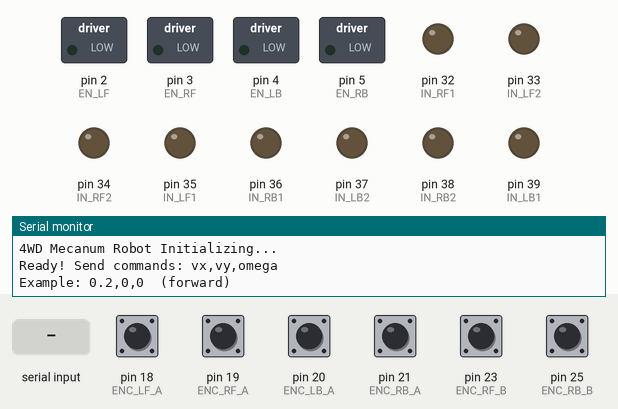
Recording of a sketch running on a simulated Arduino Mega 2560, built with avr-gcc and run on an emulated ATmega2560. Shown: switched loads named in the sketch (green lamp = pin HIGH), output pins drawn as LEDs (lit = HIGH), the last lines printed to the serial monitor. Inputs (shaded band) come from the test bench; at power-on: pin 18 (ENC_LF_A), pin 19 (ENC_RF_A), pin 20 (ENC_LB_A), pin 21 (ENC_RB_A), pin 23 (ENC_RF_B), pin 25 (ENC_RB_B) HIGH.

Above: at 0.1 s.
At 1.2 s:
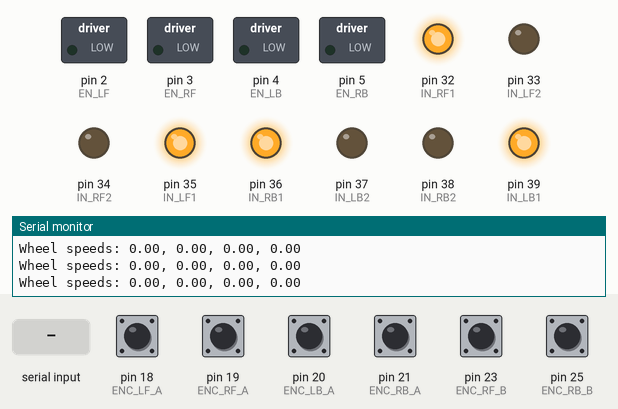
1.3 s: "90,45,200\n" received over Serial
At 2.5 s:
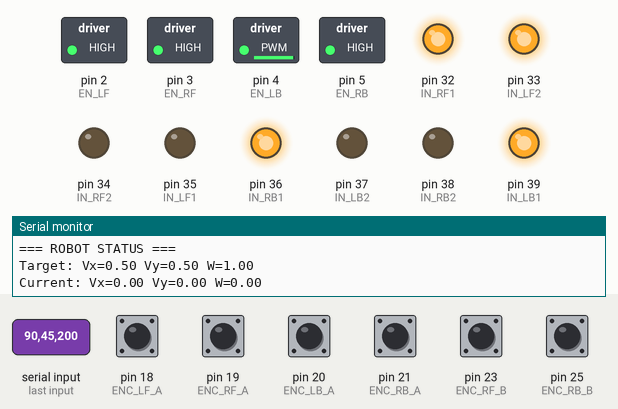
2.8 s: pin 19 (ENC_RF_A) pulled LOW for 3.2 s
9.0 s: pin 21 (ENC_RB_A) pulled LOW for 3.2 s
15.2 s: "30,150,10\n" received over Serial
18.2 s: "1,90,45\n" received over Serial
21.2 s: pin 19 (ENC_RF_A) pulsed LOW 5 times (0.12 s each, 0.3 s apart)
Timing chart, 0 to 24.2 s (numbered marks = the images above; inputs shaded):
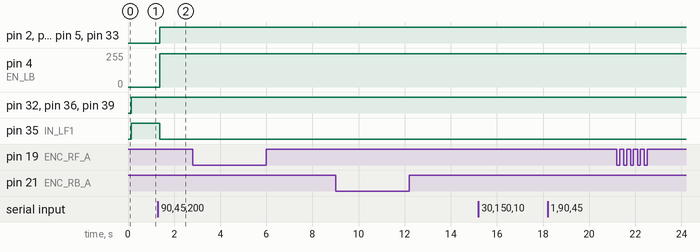

The sketch:

robot_driver.ino
```cpp
#include "config.h"
#include "encoders.h"
#include "motors.h"
#include "kinematics.h"
#include "controller.h"

// Объекты классов
EncoderHandler encoders;
MotorController motors;
Kinematics kinematics;
RobotController robot;

// Для измерения времени
unsigned long lastTime = 0;

void setup() {
  Serial.begin(9600);
  Serial.println("4WD Mecanum Robot Initializing...");

  // Инициализация
  encoders.init();
  motors.init();

  // Подключение прерываний для всех энкодеров
  attachInterrupt(digitalPinToInterrupt(ENC_LF_A), isrLF, CHANGE);
  attachInterrupt(digitalPinToInterrupt(ENC_LB_A), isrLB, CHANGE);
  attachInterrupt(digitalPinToInterrupt(ENC_RF_A), isrRF, CHANGE);
  attachInterrupt(digitalPinToInterrupt(ENC_RB_A), isrRB, CHANGE);

  lastTime = micros();

  Serial.println("Ready! Send commands: vx,vy,omega");
  Serial.println("Example: 0.2,0,0  (forward)");
  Serial.println("         0,0.2,0  (left)");
  Serial.println("         0,0,0.5  (rotate)");
}

void loop() {
  // Обработка команд
  robot.processSerialCommands();

  // Основной цикл управления
  unsigned long currentTime = micros();
  float dt = (currentTime - lastTime) / 1000000.0;

  if (dt >= CONTROL_DT) {
    // Получаем текущие скорости колес
    float wheelVels[4];
    encoders.getAllVelocities(dt, wheelVels);

    // Обновляем текущую скорость робота
    robot.updateCurrentVelocity(wheelVels);

    // Вычисляем целевые скорости колес
    robot.computeTargetWheelSpeeds();

    // Применяем управление
    motors.setVelocities(robot.targetWheelSpeeds);

    // Отладка
    long encPos[4];
    encoders.getPositions(encPos);
    robot.printDebugInfo(wheelVels, encPos);

    lastTime = currentTime;
  }
//    float test[4] = {100, 0, 0, 0};
//    motors.setAllSpeeds(test);
}

// Обработчики прерываний
void isrLF() { encoders.isrLF(); }
void isrLB() { encoders.isrLB(); }
void isrRF() { encoders.isrRF(); }
void isrRB() { encoders.isrRB(); }
```

controller.h
```cpp
#ifndef CONTROLLER_H
#define CONTROLLER_H

#include <Arduino.h>
#include "config.h"
#include "kinematics.h"  // ВАЖНО: добавляем include

class RobotController {
  public:
    // Целевые скорости робота
    float targetVx = 0.0;    // (+) вперед
    float targetVy = 0.0;    // (+) влево
    float targetOmega = 0.0; // (+) поворот ПРОТИВ часовой

    // Текущие скорости робота (по энкодерам)
    float currentVx = 0.0;
    float currentVy = 0.0;
    float currentOmega = 0.0;

    // Целевые скорости колес
    float targetWheelSpeeds[4] = {0, 0, 0, 0};

    // Добавляем объект кинематики как член класса
    Kinematics kinematics;

    void updateCurrentVelocity(float wheelSpeeds[4]) {
      // Используем член класса
      kinematics.forwardKinematics(wheelSpeeds, currentVx, currentVy, currentOmega);
    }

    void computeTargetWheelSpeeds() {
      // Используем член класса
      kinematics.inverseKinematics(targetVx, targetVy, targetOmega, targetWheelSpeeds);

      // Отладка: выводим скорости колес
      Serial.print("Wheel speeds: ");
      Serial.print(targetWheelSpeeds[0]); Serial.print(", ");
      Serial.print(targetWheelSpeeds[1]); Serial.print(", ");
      Serial.print(targetWheelSpeeds[2]); Serial.print(", ");
      Serial.println(targetWheelSpeeds[3]);
    }

    void processSerialCommands() {
      if (Serial.available() > 0) {
        String command = Serial.readStringUntil('\n');
        parseCommand(command);
      }
    }

    void parseCommand(String cmd) {
      // Формат: "vx,vy,omega"
      int firstComma = cmd.indexOf(',');
      int secondComma = cmd.indexOf(',', firstComma + 1);

      if (firstComma > 0 && secondComma > 0) {
        targetVx = constrain(cmd.substring(0, firstComma).toFloat(),
                             -MAX_VELOCITY, MAX_VELOCITY);
        targetVy = constrain(cmd.substring(firstComma + 1, secondComma).toFloat(),
                             -MAX_VELOCITY, MAX_VELOCITY);
        targetOmega = constrain(cmd.substring(secondComma + 1).toFloat(),
                               -1.0, 1.0);  // ограничение угловой скорости

        Serial.print("CMD: Vx=");
        Serial.print(targetVx);
        Serial.print(" Vy=");
        Serial.print(targetVy);
        Serial.print(" W=");
        Serial.println(targetOmega);
      }
    }

    void printDebugInfo(float wheelVels[4], long encPos[4]) {
      static unsigned long lastPrint = 0;

      if (millis() - lastPrint > 500) {
        Serial.println("\n=== ROBOT STATUS ===");
        Serial.print("Target: Vx=");
        Serial.print(targetVx, 2);
        Serial.print(" Vy=");
        Serial.print(targetVy, 2);
        Serial.print(" W=");
        Serial.println(targetOmega, 2);

        Serial.print("Current: Vx=");
        Serial.print(currentVx, 2);
        Serial.print(" Vy=");
        Serial.print(currentVy, 2);
        Serial.print(" W=");
        Serial.println(currentOmega, 2);

        lastPrint = millis();
      }
    }
};

#endif
```

encoders.h
```cpp
#ifndef ENCODERS_H
#define ENCODERS_H
#include <Arduino.h>
#include "config.h"

class EncoderHandler {
  private:
    // Счетчики для 4 энкодеров
    volatile long countLF = 0; // Левый передний
    volatile long countLB = 0;  // Левый задний
    volatile long countRF = 0;  // Правый передний
    volatile long countRB = 0;  // Правый задний

    // Предыдущие значения для расчета скорости
    long lastLF = 0;
    long lastLB = 0;
    long lastRF = 0;
    long lastRB = 0;

  public:
    void init(){
      // Левая сторона
      pinMode(ENC_LF_A, INPUT_PULLUP);
      pinMode(ENC_LF_B, INPUT_PULLUP);
      pinMode(ENC_LB_A, INPUT_PULLUP);
      pinMode(ENC_LB_B, INPUT_PULLUP);

      // Правая сторона
      pinMode(ENC_RF_A, INPUT_PULLUP);
      pinMode(ENC_RF_B, INPUT_PULLUP);
      pinMode(ENC_RB_A, INPUT_PULLUP);
      pinMode(ENC_RB_B, INPUT_PULLUP);
    }

    // ISR для левого переднего
    void isrLF(){
      if (digitalRead(ENC_LF_A) == digitalRead(ENC_LF_B)){
        countLF++;
      }
      else {
        countLF--;
      }
    }

    // ISR для левого заднего
    void isrLB() {
      if (digitalRead(ENC_LB_A) == digitalRead(ENC_LB_B)) {
        countLB++;
      } else {
        countLB--;
      }
    }

    // ISR для правого переднего
    void isrRF() {
      if (digitalRead(ENC_RF_A) == digitalRead(ENC_RF_B)) {
        countRF--;
      } else {
        countRF++;
      }
    }

    // ISR для правого заднего
    void isrRB() {
      if (digitalRead(ENC_RB_A) == digitalRead(ENC_RB_B)) {
        countRB--;
      } else {
        countRB++;
      }
    }

    // Получить скорость колеса (м/с)
    float getVelocityLF(float dt){
      long delta = countLF - lastLF;
      float wheelSpeed = delta / (float)PULSES_PER_REV / dt;
      lastLF = countLF;
      return wheelSpeed * 2 * PI * WHEEL_RADIUS;
    }
    float getVelocityLB(float dt) {
      long delta = countLB - lastLB;
      float wheelSpeed = delta / (float)PULSES_PER_REV / dt;
      lastLB = countLB;
      return wheelSpeed * 2 * PI * WHEEL_RADIUS;
    }

    float getVelocityRF(float dt) {
      long delta = countRF - lastRF;
      float wheelSpeed = delta / (float)PULSES_PER_REV / dt;
      lastRF = countRF;
      return wheelSpeed * 2 * PI * WHEEL_RADIUS;
    }

    float getVelocityRB(float dt) {
      long delta = countRB - lastRB;
      float wheelSpeed = delta / (float)PULSES_PER_REV / dt;
      lastRB = countRB;
      return wheelSpeed * 2 * PI * WHEEL_RADIUS;
    }

    // Получить все скорости сразу (массив)
    void getAllVelocities(float dt, float* velocities) {
      velocities[0] = getVelocityLF(dt);
      velocities[1] = getVelocityLB(dt);
      velocities[2] = getVelocityRF(dt);
      velocities[3] = getVelocityRB(dt);
    }

    // Получить позиции энкодеров
    void getPositions(long* positions) {
      noInterrupts();
      positions[0] = countLF;
      positions[1] = countLB;
      positions[2] = countRF;
      positions[3] = countRB;
      interrupts();
    }

    // Сброс счетчиков
    void reset() {
      noInterrupts();
      countLF = countLB = countRF = countRB = 0;
      lastLF = lastLB = lastRF = lastRB = 0;
      interrupts();
    }
};

#endif
```

kinematics.h
```cpp
#ifndef KINEMATICS_H
#define KINEMATICS_H

#include <Arduino.h>
#include "config.h"

class Kinematics {
  public:
    // Прямая кинематика: скорости колес (рад/с) -> скорость робота
    void forwardKinematics(float wheelRPM[4], float &vx, float &vy, float &omega) {
      // Переводим RPM в линейную скорость колеса (м/с)
      float wheelSpeeds[4];
      for (int i = 0; i < 4; i++) {
        wheelSpeeds[i] = wheelRPM[i] * WHEEL_RADIUS;  // ω * R = v
      }

      float L = BASE_LENGTH;
      float W = BASE_WIDTH;

      // Матричное преобразование
      // vx = (wLF + wLB + wRF + wRB) / 4
      vx = (wheelSpeeds[0] + wheelSpeeds[1] + wheelSpeeds[2] + wheelSpeeds[3]) / 4.0;

      // vy = (-wLF + wLB + wRF - wRB) / 4
      vy = (-wheelSpeeds[0] + wheelSpeeds[1] - wheelSpeeds[2] + wheelSpeeds[3]) / 4.0;

      // ω = (-wLF + wLB - wRF + wRB) / (4 * (L+W))
      omega = (-wheelSpeeds[0] + wheelSpeeds[1] - wheelSpeeds[2] + wheelSpeeds[3]) / (4.0 * (L + W));
    }

    // Обратная кинематика: скорость робота -> скорости колес (м/с)
    void inverseKinematics(float vx, float vy, float omega, float wheelSpeeds[4]) {
      float L = BASE_LENGTH;
      float W = BASE_WIDTH;

      // Матричное преобразование
      wheelSpeeds[0] = vx - vy - (L + W) * omega;  // LF
      wheelSpeeds[1] = vx + vy - (L + W) * omega;  // LB
      wheelSpeeds[2] = vx + vy + (L + W) * omega;  // RF
      wheelSpeeds[3] = vx - vy + (L + W) * omega;  // RB

      // Эти скорости уже в м/с
    }

    // Для отладки - выводим матрицу преобразования
    void printKinematicsMatrix() {
      Serial.println("=== Матрица прямой кинематики ===");
      Serial.println("[vx]    [ 1   1   1   1] [wLF]");
      Serial.println("[vy] =  [-1   1   1  -1] [wLB] * 1/4");
      Serial.println("[ω ]    [-1   1  -1   1] [wRF]");
      Serial.println("                       [wRB]");
      Serial.println();

      Serial.print("L = ");
      Serial.print(BASE_LENGTH);
      Serial.print(" м, W = ");
      Serial.print(BASE_WIDTH);
      Serial.print(" м, R = ");
      Serial.println(WHEEL_RADIUS);
      Serial.println("L+W = " + String(BASE_LENGTH + BASE_WIDTH));
    }
};

#endif
```

motors.h
```cpp
#ifndef MOTORS_H
#define MOTORS_H

#include <Arduino.h>
#include "config.h"

class MotorController {
  public:
    void init() {
      // Левый передний
      pinMode(EN_LF, OUTPUT);
      pinMode(IN_LF1, OUTPUT);
      pinMode(IN_LF2, OUTPUT);

      // Левый задний
      pinMode(EN_LB, OUTPUT);
      pinMode(IN_LB1, OUTPUT);
      pinMode(IN_LB2, OUTPUT);

      // Правый передний
      pinMode(EN_RF, OUTPUT);
      pinMode(IN_RF1, OUTPUT);
      pinMode(IN_RF2, OUTPUT);

      // Правый задний
      pinMode(EN_RB, OUTPUT);
      pinMode(IN_RB1, OUTPUT);
      pinMode(IN_RB2, OUTPUT);

      stopAll();
    }

    void stopAll() {
      // Левые
      digitalWrite(IN_LF1, LOW);
      digitalWrite(IN_LF2, LOW);
      digitalWrite(IN_LB1, LOW);
      digitalWrite(IN_LB2, LOW);

      // Правые
      digitalWrite(IN_RF1, LOW);
      digitalWrite(IN_RF2, LOW);
      digitalWrite(IN_RB1, LOW);
      digitalWrite(IN_RB2, LOW);

      // ШИМ в 0
      analogWrite(EN_LF, 0);
      analogWrite(EN_LB, 0);
      analogWrite(EN_RF, 0);
      analogWrite(EN_RB, 0);
    }

    // Установка скорости для одного мотора
    void setMotorSpeed(int enPin, int in1Pin, int in2Pin, int speed) {
      if (speed >= 0) {
        digitalWrite(in1Pin, HIGH);
        digitalWrite(in2Pin, LOW);
        analogWrite(enPin, constrain(speed, 0, MAX_PWM));
      } else {
        digitalWrite(in1Pin, LOW);
        digitalWrite(in2Pin, HIGH);
        analogWrite(enPin, constrain(-speed, 0, MAX_PWM));
      }
    }

    // Установка скоростей всех моторов (массив из 4 значений)
    void setAllSpeeds(int speeds[4]) {
      // speeds: [LF, LB, RF, RB]
      setMotorSpeed(EN_LF, IN_LF1, IN_LF2, speeds[0]);
      setMotorSpeed(EN_LB, IN_LB1, IN_LB2, speeds[1]);
      setMotorSpeed(EN_RF, IN_RF1, IN_RF2, speeds[2]);
      setMotorSpeed(EN_RB, IN_RB1, IN_RB2, speeds[3]);
    }

    // Преобразование скорости (м/с) в ШИМ
    int velocityToPWM(float velocity) {
      int pwm = (int)((velocity / MAX_VELOCITY) * MAX_PWM);
      return constrain(pwm, -MAX_PWM, MAX_PWM);
    }

    // Установка скоростей из массива скоростей (м/с)
    void setVelocities(float velocities[4]) {
      int speeds[4];
      for (int i = 0; i < 4; i++) {
        speeds[i] = velocityToPWM(velocities[i]);
      }
      setAllSpeeds(speeds);
    }
};

#endif
```

config.h
```cpp
#ifndef CONFIG_H
#define CONFIG_H

// ===== ROBOT GEOMETRY =====
#define WHEEL_RADIUS 0.097
#define BASE_LENGTH 0.2
#define BASE_WIDTH 0.31

// ===== ENCODER =====

#define PPR_MOTOR 11
#define GEAR_RATIO 56
#define PULSES_PER_REV (PPR_MOTOR * GEAR_RATIO)

// ===== CONTROL =====
#define CONTROL_DT 0.02
#define MAX_VELOCITY 0.5
#define MAX_PWM 255

// ===== PIN DEFINITIONS =====
// Энкодеры (C1 и C2 для каждого мотора)
#define ENC_LF_A 18  // Левый передний (C1)
#define ENC_LF_B 22  // Левый передний (C2)

#define ENC_RF_A 19  // Правый передний (C1)
#define ENC_RF_B 23  // Правый передний (C2)

#define ENC_LB_A 20  // Левый задний (C1)
#define ENC_LB_B 24  // Левый задний (C2)

#define ENC_RB_A 21  // Правый задний (C1)
#define ENC_RB_B 25  // Правый задний (C2)

// Драйвер L298N
#define EN_LF 2      // PWM левый передний
#define IN_LF1 35
#define IN_LF2 33

#define EN_RF 3      // PWM правый передний
#define IN_RF1 32
#define IN_RF2 34

#define EN_LB 4      // PWM левый задний
#define IN_LB1 39
#define IN_LB2 37

#define EN_RB 5      // PWM правый задний
#define IN_RB1 36
#define IN_RB2 38

#endif
```

Measured:
- after the input at 1.3 s, pin 2 (EN_LF), pin 3 (EN_RF), pin 5 (EN_RB), pin 33 (IN_LF2): LOW → HIGH after 0.07 s; pin 4 (EN_LB): 0/255 → 249/255 after 0.07 s; pin 35 (IN_LF1): HIGH → LOW after 0.07 s
